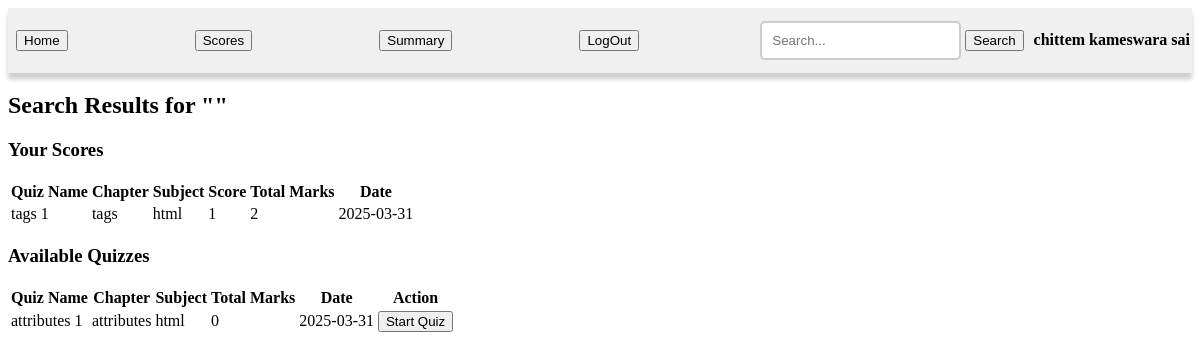
Screenshot of /user_summary/1 with the database file from the repository.
### models/database.py (models this page shows)
class User(db.Model):
    user_id = db.Column(db.Integer, primary_key = True, autoincrement=True)
    email = db.Column(db.String(70), unique = True, nullable = False)
    password = db.Column(db.String(100), nullable = False)
    full_name = db.Column(db.String(50), nullable = False)
    qualification = db.Column(db.String(20), nullable = False)
    dob = db.Column(db.Date, nullable = False)
    scores = db.relationship('Score', backref='user', lazy=True)

class Quiz(db.Model):
    quiz_id = db.Column(db.Integer, primary_key = True, autoincrement=True)
    quiz_name = db.Column(db.String(100), nullable = False)
    chapter_id = db.Column(db.Integer, db.ForeignKey('chapter.chapter_id'))
    date_of_quiz = db.Column(db.Date, nullable = False)
    time_duration = db.Column(db.Integer, nullable = False)
    questions = db.relationship('Questions', backref='quiz', lazy=True)

class Chapter(db.Model):
    chapter_id = db.Column(db.Integer, primary_key = True, autoincrement=True)
    chapter_name = db.Column(db.String(100), nullable = False)
    chapter_discription = db.Column(db.String(500), nullable = False)
    subject_id = db.Column(db.Integer, db.ForeignKey('subject.subject_id'))
    quizzes = db.relationship('Quiz', backref='chapter', lazy=True)

class Subject(db.Model):
    subject_id = db.Column(db.Integer, primary_key = True, autoincrement=True)
    subject_name = db.Column(db.String(100), nullable = False)
    subject_discription = db.Column(db.String(500), nullable = False)
    chapters = db.relationship('Chapter', backref='subject', lazy=True)

class Score(db.Model):
    score_id = db.Column(db.Integer, primary_key=True, autoincrement=True)
    user_id = db.Column(db.Integer, db.ForeignKey('user.user_id'))
    quiz_id = db.Column(db.Integer, db.ForeignKey('quiz.quiz_id'))
    score = db.Column(db.Integer, nullable=False)
    total_marks = db.Column(db.Integer, nullable=False)
    attempt_date = db.Column(db.DateTime, nullable=False)

### app.py (the view, shortened to what this page needs)
@app.route("/user_summary/<int:user_id>")
def user_summary(user_id):
    user = User.query.get(user_id)
    search_query = request.args.get('query', '').lower()
    scores = Score.query.filter_by(user_id=user_id).all()
    all_quizzes = Quiz.query.all()
    score_details = []
    available_quizzes = []
    for score in scores:
        quiz = Quiz.query.get(score.quiz_id)
        chapter = Chapter.query.get(quiz.chapter_id)
        subject = Subject.query.get(chapter.subject_id)
        total_marks = sum(q.marks for q in quiz.questions)
        score_details.append({
            'quiz_name': quiz.quiz_name,
            'chapter_name': chapter.chapter_name,
            'subject_name': subject.subject_name,
            'score': score.score,
            'total_marks': total_marks,
            'date': score.attempt_date
        })
    for quiz in all_quizzes:
        if not Score.query.filter_by(user_id=user_id, quiz_id=quiz.quiz_id).first():
            chapter = Chapter.query.get(quiz.chapter_id)
            subject = Subject.query.get(chapter.subject_id)
            total_marks = sum(q.marks for q in quiz.questions)
            available_quizzes.append({
                'quiz_name': quiz.quiz_name,
                'chapter_name': chapter.chapter_name,
                'subject_name': subject.subject_name,
                'total_marks': total_marks,
                'quiz_id': quiz.quiz_id,
                'date': quiz.date_of_quiz
            })
    return render_template("user_summary.html", user=user, user_id=user_id, score_details=score_details, available_quizzes=available_quizzes, search_query=search_query)

### templates/user_summary.html (shortened to what this page needs)
<!DOCTYPE html>
<html lang="en">
<head>
    <link rel="stylesheet" href="/static/admin.css">
</head>
<body>
    <div class = "header">
        <a href="{{ url_for('user_detail', user_id=user_id) }}"><button>Home</button></a>
        <a href="{{ url_for('scores', user_id=user_id) }}"><button>Scores</button></a>
        <a href="{{ url_for('user_summary', user_id=user_id) }}"><button>Summary</button></a>
        <a href="{{ url_for('login') }}"><button>LogOut</button></a>
        <div class = "left-head">
            <form method="get" action="{{ url_for('user_summary', user_id=user_id) }}">
                <input type="search" name="query" placeholder="Search..." required>
                <button type="submit">Search</button>
            </form>
            <h4>{{user.full_name}}</h4>
        </div>
    </div>
<div class="summary-content">
    <h2>Search Results for "{{ search_query }}"</h2>
    <h3>Your Scores</h3>
    {% if score_details %}
    <table>
        <tr>
            <th>Quiz Name</th>
            <th>Chapter</th>
            <th>Subject</th>
            <th>Score</th>
            <th>Total Marks</th>
            <th>Date</th>
        </tr>
        {% for score in score_details %}
        <tr>
            <td>{{ score.quiz_name }}</td>
            <td>{{ score.chapter_name }}</td>
            <td>{{ score.subject_name }}</td>
            <td>{{ score.score }}</td>
            <td>{{ score.total_marks }}</td>
            <td>{{ score.date.strftime('%Y-%m-%d') }}</td>
        </tr>
        {% endfor %}
    </table>
    {% else %}
    <p>No scores found matching your search.</p>
    {% endif %}
    <h3>Available Quizzes</h3>
    {% if available_quizzes %}
    <table>
        <tr>
            <th>Quiz Name</th>
            <th>Chapter</th>
            <th>Subject</th>
            <th>Total Marks</th>
            <th>Date</th>
            <th>Action</th>
        </tr>
        {% for quiz in available_quizzes %}
        <tr>
            <td>{{ quiz.quiz_name }}</td>
            <td>{{ quiz.chapter_name }}</td>
            <td>{{ quiz.subject_name }}</td>
            <td>{{ quiz.total_marks }}</td>
            <td>{{ quiz.date.strftime('%Y-%m-%d') }}</td>
            <td>
                <a href="{{ url_for('start_quiz', quiz_id=quiz.quiz_id, user_id=user_id) }}">
                    <button>Start Quiz</button>
                </a>
            </td>
        </tr>
        {% endfor %}
    </table>
    {% else %}
    <p>No quizzes found matching your search.</p>
    {% endif %}
</div>
</body>
</html>

### static/admin.css (style rules this page uses)
.header { display: flex; justify-content: space-between; align-items: center; padding: 2px 2px; background-color: #f0f0f0; box-shadow: 0 6px 5px rgba(0, 0, 0, 0.2); }
.header a { text-decoration: none; color: black; margin: 0 6px; }
.left-head { display: flex; align-items: center; gap: 10px; }
input[type="search"] { padding: 10px; border: 2px solid #ccc; border-radius: 5px; }

### rows the page displays
User: full_name "chittem kameswara sai"
Quiz: quiz_name "tags 1"
Chapter: chapter_name "tags"
Subject: subject_name "html", subject_name "html"
Score: date "2025-03-31"
Quiz: quiz_name "attributes 1", date "2025-03-31"
Chapter: chapter_name "attributes"

### other values shown
{{ score.score }} "1"
{{ score.total_marks }} "2"
{{ quiz.total_marks }} "0"
